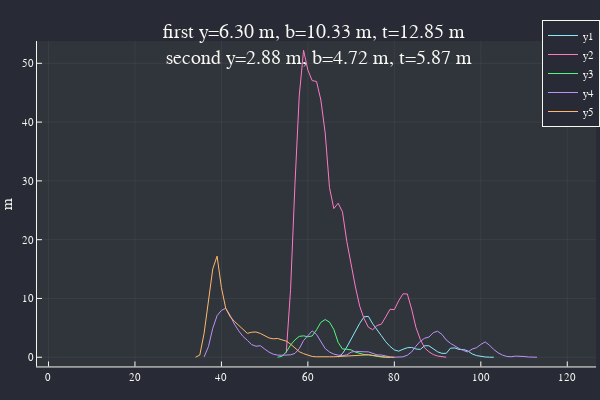

Notebook code cell kept with this figure:
### Markdown cell above
> relative surface roughness to manning coefficient conversion
> -- <cite>[Hydraulic roughness – links between Manning’s coefficient, Nikuradse’s equivalent sand roughness and bed grain size][2]</cite>

[2]: https://www.researchgate.net/publication/47529621_Hydraulic_roughness_-_links_between_Manning%27s_coefficient_Nikuradse%27s_equivalent_sand_roughness_and_bed_grain_size

### Code cell
val(x) = (ustrip∘upreferred)(x)
function headloss(
	L = 35_000u"m", # canal length ish
	S = 43u"m", # drop distance
	z = 0.2, # side slope
	k = 0.025u"mm", # Relative Surface Roughness
	)
	S_f = S/L
	m = length(datas[1,:])
	desflow = (maximum∘Matrix)(datas[:,2:2:m])
	n = 0.012*ustrip(k)^(1/6) # manning roughness Coef

	
	# calculate best canal
	y=val(2^0.25/(2sqrt(1+z^2)-z)^(3/8)*(desflow*n/sqrt(S_f))^(3/8))u"m" * 1.2
	b=2y*(sqrt(1+z^2)-z)
	t=2y*(sqrt(1+z^2))
	
	# canal crosssectional area
	A = y/2*(b+t)
	perim = b+2(hypot(t-b,y))
	
	U = datas[:,2:2:m] ./ A # Average velocity in canal
	D = 4A/perim # hydraulic diameter

	v = 1.52e-6u"m^2/s" # kinematic viscosity of water at 4°C
	Re = U .* D ./v # Reynolds number

	# f=0.25 ./ log10.(k ./ (3.7 .* D) .+ 5.74 ./ Re .^ 0.9) .^ 2 # Darcy friction factor
	
	cweqfunc(f, p) = 1/sqrt(f) + 2log10(k/3.7D + 2.51 / (p * sqrt(f)))
	Z = ZeroProblem(cweqfunc, 0.01)
	f = solve.(Z , Re)

	h_loss = f .* L ./ D .* U.^2 ./ 2g_n
	return (h_loss, val.([y,b,t])...)
end

h1,y1,b1,t1 = headloss(35_000u"m", 43u"m", 0.2)
h2,y2,b2,t2 = headloss(7_000u"m", 560u"m", 0.2)
plot(Matrix(h1), title=@sprintf("first y=%.2f m, b=%.2f m, t=%.2f m <br> second y=%.2f m, b=%.2f m, t=%.2f m",y1,b1,t1,y2,b2,t2))

### Figure 1 — Plotly figure (JSON) as saved in the notebook; plotly's stock layout.template omitted (floating-point values rounded to 4 significant figures)
{"data": [{"colorbar": {"title": ""}, "legendgroup": "y1", "line": {"color": "rgba(139, 233, 253, 1.000)", "dash": "solid", "shape": "linear", "width": 1}, "mode": "lines", "name": "y1", "showlegend": true, "type": "scatter", "x": [67, 68, 69, 70, 71, 72, 73, 74, 75, 76, 77, 78, 79, 80, 81, 82, 83, 84, 85, 86, 87, 88, 89, 90, 91, 92, 93, 94, 95, 96, 97, 98, 99, 100, 101, 102, 103], "xaxis": "x", "y": [0.03697, 0.6204, 1.732, 3.073, 4.571, 5.782, 6.879, 6.955, 5.675, 4.754, 3.668, 2.645, 1.842, 1.25, 1.033, 1.36, 1.62, 1.668, 1.4, 1.338, 1.958, 1.952, 1.408, 0.9292, 0.6658, 0.662, 1.551, 1.581, 1.319, 1.321, 1.079, 0.5661, 0.2806, 0.1091, 0.04464, 0.0104, 7.804e-05], "yaxis": "y", "zmax": null, "zmin": null}, {"colorbar": {"title": ""}, "legendgroup": "y2", "line": {"color": "rgba(255, 121, 198, 1.000)", "dash": "solid", "shape": "linear", "width": 1}, "mode": "lines", "name": "y2", "showlegend": true, "type": "scatter", "x": [55, 56, 57, 58, 59, 60, 61, 62, 63, 64, 65, 66, 67, 68, 69, 70, 71, 72, 73, 74, 75, 76, 77, 78, 79, 80, 81, 82, 83, 84, 85, 86, 87, 88, 89, 90, 91, 92], "xaxis": "x", "y": [0.7497, 11.57, 29.26, 44.42, 52.22, 48.84, 47.05, 46.92, 43.76, 38.16, 28.87, 25.29, 26.2, 24.74, 19.71, 15.53, 11.96, 8.663, 6.54, 5.113, 4.685, 5.397, 5.624, 6.853, 8.152, 8.107, 9.598, 10.79, 10.76, 8.197, 5.073, 3.048, 1.599, 0.927, 0.4668, 0.2109, 0.05274, 0.002354], "yaxis": "y", "zmax": null, "zmin": null}, {"colorbar": {"title": ""}, "legendgroup": "y3", "line": {"color": "rgba(80, 250, 123, 1.000)", "dash": "solid", "shape": "linear", "width": 1}, "mode": "lines", "name": "y3", "showlegend": true, "type": "scatter", "x": [53, 54, 55, 56, 57, 58, 59, 60, 61, 62, 63, 64, 65, 66, 67, 68, 69, 70, 71, 72, 73, 74, 75, 76, 77, 78, 79], "xaxis": "x", "y": [0.0006997, 0.1615, 0.8798, 2.09, 2.941, 3.55, 3.639, 3.484, 3.62, 4.669, 5.937, 6.411, 5.979, 4.727, 2.527, 1.411, 1.358, 1.251, 0.8623, 0.6005, 0.4602, 0.4145, 0.2497, 0.1187, 0.04309, 0.005957, 9.829e-05], "yaxis": "y", "zmax": null, "zmin": null}, {"colorbar": {"title": ""}, "legendgroup": "y4", "line": {"color": "rgba(189, 147, 249, 1.000)", "dash": "solid", "shape": "linear", "width": 1}, "mode": "lines", "name": "y4", "showlegend": true, "type": "scatter", "x": [36, 37, 38, 39, 40, 41, 42, 43, 44, 45, 46, 47, 48, 49, 50, 51, 52, 53, 54, 55, 56, 57, 58, 59, 60, 61, 62, 63, 64, 65, 66, 67, 68, 69, 70, 71, 72, 73, 74, 75, 76, 77, 78, 79, 80, 81, 82, 83, 84, 85, 86, 87, 88, 89, 90, 91, 92, 93, 94, 95, 96, 97, 98, 99, 100, 101, 102, 103, 104, 105, 106, 107, 108, 109, 110, 111, 112, 113], "xaxis": "x", "y": [0.06091, 1.81, 4.937, 7.072, 7.973, 8.332, 7.144, 5.639, 4.484, 3.537, 2.877, 2.152, 1.868, 1.962, 1.403, 0.8782, 0.5199, 0.3671, 0.3441, 0.3936, 0.4143, 0.6492, 1.451, 2.844, 3.606, 4.479, 3.877, 2.572, 1.478, 0.8934, 0.5322, 0.3585, 0.2821, 0.3979, 0.8668, 1.006, 0.9181, 0.9262, 0.9192, 0.6126, 0.4005, 0.3858, 0.1674, 0.05436, 0.007167, 0.003759, 0.06731, 0.353, 0.909, 1.885, 2.719, 3.23, 3.435, 4.178, 4.428, 3.89, 2.944, 2.354, 1.891, 1.479, 1.137, 0.8959, 1.394, 1.622, 2.183, 2.606, 2.063, 1.318, 0.7545, 0.364, 0.1407, 0.07756, 0.1926, 0.2017, 0.1285, 0.03898, 0.003586, 9.407e-05], "yaxis": "y", "zmax": null, "zmin": null}, {"colorbar": {"title": ""}, "legendgroup": "y5", "line": {"color": "rgba(255, 184, 108, 1.000)", "dash": "solid", "shape": "linear", "width": 1}, "mode": "lines", "name": "y5", "showlegend": true, "type": "scatter", "x": [34, 35, 36, 37, 38, 39, 40, 41, 42, 43, 44, 45, 46, 47, 48, 49, 50, 51, 52, 53, 54, 55, 56, 57, 58, 59, 60, 61, 62, 63, 64, 65, 66, 67, 68, 69, 70, 71, 72, 73, 74, 75, 76, 77, 78, 79, 80], "xaxis": "x", "y": [1.654e-07, 0.3714, 4.095, 9.488, 15.03, 17.2, 11.84, 8.315, 6.921, 6.104, 5.424, 4.687, 4.066, 4.257, 4.302, 4.055, 3.601, 3.288, 3.136, 3.193, 2.962, 2.748, 2.23, 1.545, 0.9477, 0.6103, 0.3427, 0.1334, 0.0753, 0.1133, 0.1039, 0.08154, 0.07949, 0.1218, 0.122, 0.1306, 0.1867, 0.2589, 0.3249, 0.3649, 0.4183, 0.3165, 0.2059, 0.0713, 0.0184, 0.001488, 5.003e-05], "yaxis": "y", "zmax": null, "zmin": null}], "layout": {"annotations": [{"font": {"color": "rgba(248, 248, 242, 1.000)", "family": "sans-serif", "size": 20}, "rotation": 0, "showarrow": false, "text": "first y=6.30 m, b=10.33 m, t=12.85 m <br> second y=2.88 m, b=4.72 m, t=5.87 m", "x": 0.5275, "xanchor": "center", "xref": "paper", "y": 1, "yanchor": "top", "yref": "paper"}], "height": 400, "legend": {"bgcolor": "rgba(40, 42, 54, 1.000)", "bordercolor": "rgba(248, 248, 242, 1.000)", "borderwidth": 1, "font": {"color": "rgba(248, 248, 242, 1.000)", "family": "sans-serif", "size": 11}, "title": {"font": {"color": "rgba(248, 248, 242, 1.000)", "family": "sans-serif", "size": 15}, "text": ""}, "tracegroupgap": 0, "traceorder": "normal", "x": 1, "xanchor": "auto", "y": 1, "yanchor": "auto"}, "margin": {"b": 20, "l": 0, "r": 0, "t": 20}, "paper_bgcolor": "rgba(40, 42, 54, 1.000)", "plot_bgcolor": "rgba(48, 52, 59, 1.000)", "showlegend": true, "width": 600, "xaxis": {"anchor": "y", "domain": [0.06165, 0.9934], "gridcolor": "rgba(248, 248, 242, 0.100)", "gridwidth": 0.5, "linecolor": "rgba(248, 248, 242, 1.000)", "mirror": false, "range": [-2.66, 126.7], "showgrid": true, "showline": true, "showticklabels": true, "tickangle": 0, "tickcolor": "rgb(248, 248, 242)", "tickfont": {"color": "rgba(248, 248, 242, 1.000)", "family": "sans-serif", "size": 11}, "tickmode": "array", "ticks": "inside", "ticktext": ["0", "20", "40", "60", "80", "100", "120"], "tickvals": [0, 20, 40, 60, 80, 100, 120], "title": "", "titlefont": {"color": "rgba(248, 248, 242, 1.000)", "family": "sans-serif", "size": 15}, "type": "-", "visible": true, "zeroline": false, "zerolinecolor": "rgba(248, 248, 242, 1.000)"}, "yaxis": {"anchor": "x", "domain": [0.03762, 0.9415], "gridcolor": "rgba(248, 248, 242, 0.100)", "gridwidth": 0.5, "linecolor": "rgba(248, 248, 242, 1.000)", "mirror": false, "range": [-1.567, 53.79], "showgrid": true, "showline": true, "showticklabels": true, "tickangle": 0, "tickcolor": "rgb(248, 248, 242)", "tickfont": {"color": "rgba(248, 248, 242, 1.000)", "family": "sans-serif", "size": 11}, "tickmode": "array", "ticks": "inside", "ticktext": ["0", "10", "20", "30", "40", "50"], "tickvals": [0, 10, 20, 30, 40, 50], "title": "m", "titlefont": {"color": "rgba(248, 248, 242, 1.000)", "family": "sans-serif", "size": 15}, "type": "-", "visible": true, "zeroline": false, "zerolinecolor": "rgba(248, 248, 242, 1.000)"}}}
